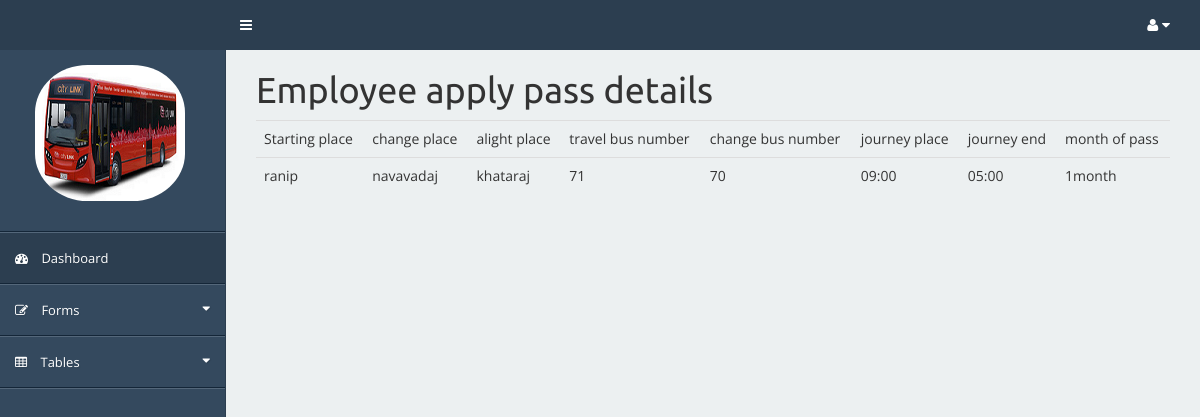
The page /admin/employeepass.php (signed in) on the database its author committed.
### tables this page shows
CREATE TABLE IF NOT EXISTS `emp_reg_pass` (
  `emp_reg_pass_id` bigint(20) NOT NULL AUTO_INCREMENT,
  `id` bigint(20) NOT NULL,
  `category` varchar(50) NOT NULL,
  `fname` varchar(20) NOT NULL,
  `mname` varchar(20) NOT NULL,
  `lname` varchar(20) NOT NULL,
  `gender` varchar(10) NOT NULL,
  `dob` varchar(20) NOT NULL,
  `address` varchar(255) NOT NULL,
  `pin` bigint(20) NOT NULL,
  `cno` bigint(20) NOT NULL,
  `eid` varchar(50) NOT NULL,
  `adharno` bigint(20) NOT NULL,
  `user_image` varchar(255) NOT NULL,
  `adhar_image` varchar(255) NOT NULL,
  `place_sit` varchar(20) NOT NULL,
  `change_place` varchar(20) NOT NULL,
  `alight_place` varchar(20) NOT NULL,
  `trano` varchar(50) NOT NULL,
  `changeno` varchar(50) NOT NULL,
  `jstart` varchar(10) NOT NULL,
  `jend` varchar(10) NOT NULL,
  `passmonth` varchar(30) NOT NULL,
  PRIMARY KEY (`emp_reg_pass_id`)
);

### admin/employeepass.php (the view, shortened to what this page needs)
<!DOCTYPE html>
<html lang="en">
<head>
    <link href="css/plugins/pace/pace.css" rel="stylesheet">
    <link href="css/plugins/bootstrap/css/bootstrap.min.css" rel="stylesheet">
    <link href="icons/font-awesome/css/font-awesome.min.css" rel="stylesheet">
    <link href="css/plugins/messenger/messenger.css" rel="stylesheet">
    <link href="css/plugins/messenger/messenger-theme-flat.css" rel="stylesheet">
    <link href="css/plugins/daterangepicker/daterangepicker-bs3.css" rel="stylesheet">
    <link href="css/plugins/morris/morris.css" rel="stylesheet">
    <link href="css/plugins/jvectormap/jquery-jvectormap-1.2.2.css" rel="stylesheet">
    <link href="css/plugins/datatables/datatables.css" rel="stylesheet">
    <link href="css/style.css" rel="stylesheet">
    <link href="css/plugins.css" rel="stylesheet">
    <link href="css/demo.css" rel="stylesheet">
</head>
<body>
    <div id="wrapper">
        <nav class="navbar-top" role="navigation">
            <div class="navbar-header">
                <div class="navbar-brand">
                </div>
            </div>
            <div class="nav-top">
                <ul class="nav navbar-left">
                    <li class="tooltip-sidebar-toggle">
                        <a href="#" id="sidebar-toggle" data-toggle="tooltip" data-placement="right" title="Sidebar Toggle">
                            <i class="fa fa-bars"></i>
                        </a>
                    </li>
                </ul>
                <ul class="nav navbar-right">
                    <li class="dropdown">
                        <a href="#" class="dropdown-toggle" data-toggle="dropdown">
                            <i class="fa fa-user"></i>  <i class="fa fa-caret-down"></i>
                        </a>
                            </li>
                        </ul>
            </div>
        </nav>
        <nav class="navbar-side" role="navigation">
            <div class="navbar-collapse sidebar-collapse collapse">
                <ul id="side" class="nav navbar-nav side-nav">
                    <li class="side-user hidden-xs">
                        <img class="img-circle" src="img/logo.png" alt="">
                    </li>
                    <li>
                        <a class="active" href="#">
                            <i class="fa fa-dashboard"></i> Dashboard
                        </a>
                    </li>
                    <li class="panel">
                        <a href="javascript:;" data-parent="#side" data-toggle="collapse" class="accordion-toggle" data-target="#forms">
                            <i class="fa fa-edit"></i> Forms <i class="fa fa-caret-down"></i>
                        </a>
                    </li>
                    <li class="panel">
                        <a href="javascript:;" data-parent="#side" data-toggle="collapse" class="accordion-toggle" data-target="#tables">
                            <i class="fa fa-table"></i> Tables <i class="fa fa-caret-down"></i>
                        </a>
                    </li>
                </ul>
            </div>
        </nav>
        <div id="page-wrapper">
            <div class="page-content">
                <div class="row">
                    <div class="col-lg-12">
                        <h1>Employee apply pass details</h1>
                        <table class="table">
                            <tr>
                                <td>Starting place</td>
                                <td>change place</td>
                                <td>alight place</td>
                                <td>travel bus number</td>
                                <td>change bus number</td>
                                <td>journey place</td>
                                <td>journey end</td>
                                <td>month of pass</td>
                            </tr>
                            <?php
                            $select = mysql_query("SELECT * FROM emp_reg_pass");
                            while($row = mysql_fetch_object($select))
                            {
                                echo "<tr>
                                        <td>$row->place_sit</td>
                                        <td>$row->change_place</td>
                                        <td>$row->alight_place</td>
                                        <td>$row->trano</td>
                                        <td>$row->changeno</td>
                                        <td>$row->jstart</td>
                                        <td>$row->jend</td>
                                        <td>$row->passmonth</td>
                                     </tr>";
                            }
                            ?>
                        </table>
                    </div>
                </div>
           </div>
        </div>
</body>
</html>

### admin/css/style.css (style rules this page uses)
body { font-family: "Open Sans","Helvetica Neue",Helvetica,Arial,sans-serif; }
h1, h2, h3, h4, h5, h6 { font-family: "Ubuntu","Helvetica Neue",Helvetica,Arial,sans-serif; font-weight: 400; }
a, a:hover, a:active, a:focus { color: #34495e; }
@media (min-width:768px) { body { background: #34495e; } }
#wrapper { width: auto; }
#page-wrapper { padding: auto; border: none; background-color: #ecf0f1; }
@media (min-width:768px) { #page-wrapper { margin: 50px 0 0 225px; padding: 0 30px; min-height: 1300px; border-left: 1px solid #2c3e50; } }
@media (min-width:768px) { .page-content { opacity: 0.3; -webkit-transition: opacity .4s linear; -moz-transition: opacity .4s linear; -o-transition: opacity .4s linear; transition: opacity .4s linear; } }
@media (min-width:768px) { .page-content-ease-in { opacity: 1; } }
.navbar-top { margin-left: 0; background-color: #2c3e50; }
.navbar-top .navbar-left { display: none; }
.navbar-top .navbar-header { background-color: #142434; }
.navbar-top .dropdown-toggle { padding-top: 6px; padding-bottom: 4px; }
.navbar-top .nav-top { margin-left: 15px; }
.navbar-top>.nav-top>.nav>li { display: inline-block; float: left; }
.navbar-top>.nav-top>ul.navbar-right>li { margin-right: 5px; }
.navbar-top>.nav-top>ul.navbar-right>li:last-child { margin-right: 0; }
.navbar-top>.nav-top>.nav>li>a { height: 50px; padding-top: 15px; color: #fff; }
@media (min-width:768px) { .navbar-top { z-index: 1030; position: absolute; top: 0; right: 0; left: 0; max-height: 50px; border-radius: 0; } }
@media (min-width:768px) { .navbar-top .navbar-header { width: 225px; background-color: transparent; } }
@media (min-width:768px) { .navbar-top .navbar-left { display: inherit; } }
@media (min-width:768px) { .navbar-top #sidebar-toggle { display: inline-block; } }
@media (min-width:768px) { .navbar-top .nav-top { margin-right: 15px; text-align: inherit; } }
.navbar-side .navbar-collapse { max-height: none; border: none; }
.navbar-side li.side-user { display: block; width: 100%; padding: 15px; border-top: none !important; border-bottom: 1px solid #142638; text-align: center; }
.navbar-side .side-user img { display: block; margin-bottom: 15px; margin-left: 20px; }
.navbar-side ul.side-nav { margin-top: 0; margin-bottom: 0; border-bottom: 1px solid #54677a; font-size: 13px; background-color: #34495e; }
.navbar-side .navbar-nav>li>a, .navbar-side .navbar-nav>li>a:focus, .navbar-side .navbar-nav>li>a:hover, .navbar-side .navbar-nav>li>a:active { text-shadow: 1px 1px 1px rgba(0,0,0,0.1); outline: none; color: #fff; background-color: #34495e; }
.navbar-side .side-nav li, .navbar-side .side-nav li.panel { border-top: 1px solid #54677a; border-bottom: 1px solid #142638; }
.navbar-side .side-nav li.panel i.fa, .navbar-side .side-nav li i.fa { padding-right: 10px; }
.navbar-side .side-nav .fa-caret-down { float: right; margin-top: 2px; margin-right: -10px; }
.navbar-side .side-nav > li > a.active { background-color: #2c3e50; }
@media (min-width:768px) { .navbar-side { z-index: 1020; position: absolute; top: 50px; width: 100%; border-radius: 0; } }
@media (min-width:768px) { .navbar-side .side-nav { position: absolute; left: 0; width: 225px; border: none; border-radius: 0; overflow-y: auto; } }
@media (min-width:768px) { .navbar-side ul.side-nav { background-color: transparent; } }
@media (min-width:768px) { .navbar-side .side-nav > li > a { width: 225px; } }
.navbar-side .side-nav > .panel { margin-bottom: 0; border: none; border-radius: 0; background-color: transparent; box-shadow: none; }
.panel { box-shadow: none; }

### rows shown on the page
emp_reg_pass: place_sit "ranip", change_place "navavadaj", alight_place "khataraj", trano "71", changeno "70", jstart "09:00", jend "05:00", passmonth "1month"
